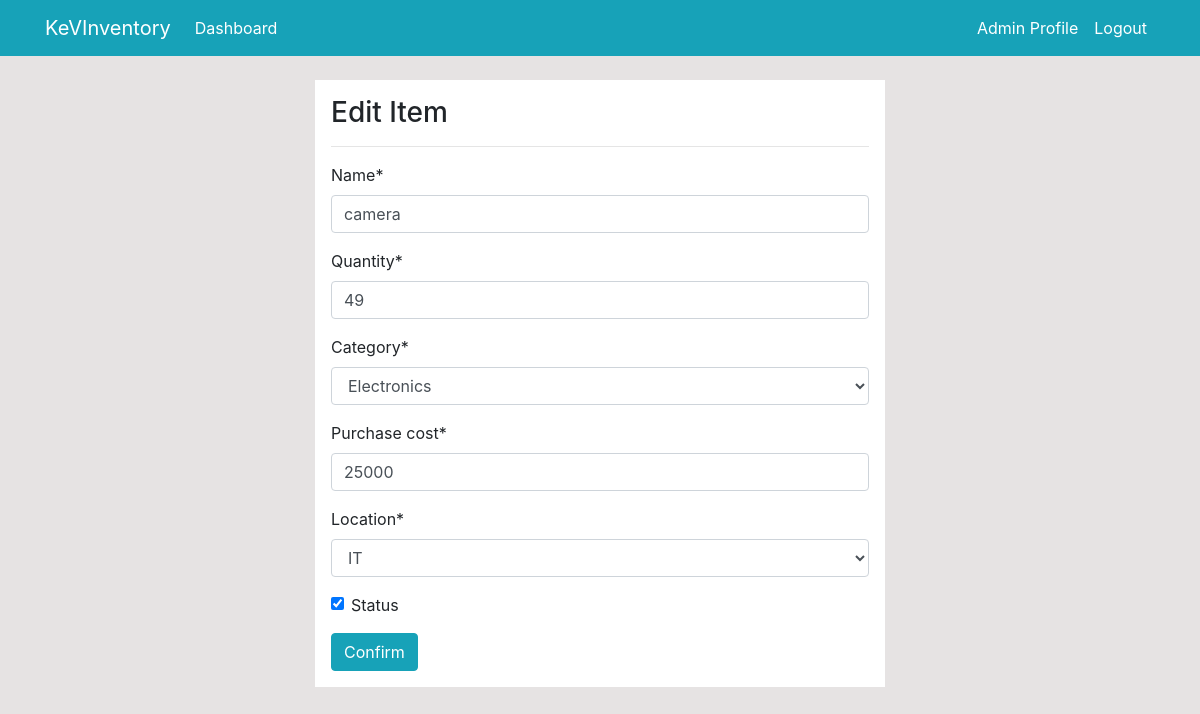
The page /products/edit/16/ (signed in) on the database its author committed.
### dashboard/models.py (models this page shows, shortened)
class Product(models.Model):
    name = models.CharField(max_length=100, null=True)
    quantity = models.PositiveIntegerField(null=True)
    category = models.CharField(max_length=50, choices=CATEGORY, null=True)
    purchase_date = models.DateTimeField(auto_now=True)
    purchase_cost = models.PositiveIntegerField(null=True)
    location = models.CharField(max_length=100, choices=DEPART, null=True)
    status = models.BooleanField(default=False)

### dashboard/decorators.py (the view)
        def wrapper(request, *args, **kwargs):
            group = None
            if request.user.groups.exists():
                group = request.user.groups.all()[0].name
            if group in allowed_roles:
                return view_func(request, *args, **kwargs)
            else:
                return HttpResponse('You are not authorized to view this page')

### dashboard/forms.py
class ProductForm(forms.ModelForm):
    class Meta:
        model = Product
        fields = '__all__'

### dashboard/views.py (called while the page is built)
@login_required(login_url='user-login')
@allowed_users(allowed_roles=['Admin'])
def product_edit(request, pk):
    item = Product.objects.get(id=pk)
    if request.method == 'POST':
        form = ProductForm(request.POST, instance=item)
        if form.is_valid():
            form.save()
            return redirect('dashboard-products')
    else:
        form = ProductForm(instance=item)
    context = {
        'form': form,
    }
    return render(request, 'dashboard/products_edit.html', context)

### templates/dashboard/products_edit.html (shortened to what this page needs)
{% extends 'partials/base.html' %}
{% load crispy_forms_tags %}
{% block content %}
<div class="row my-4">
    <div class="col-md-6 offset-md-3 p-3 bg-white">
        <h3>Edit Item</h3>
        <hr>
        <form>
            {{ form|crispy }}
            <input class="btn btn-info" type="submit" value="Confirm">
        </form>
    </div>
</div>
{% endblock %}

### templates/partials/nav.html (shortened to what this page needs)
<nav class="navbar navbar-expand-lg navbar-info bg-info">
    <div class="container">
        {% if user.is_authenticated %}
        <a class="navbar-brand text-white" href="{% url 'dashboard-index' %}">KeVInventory</a>
        <div class="collapse navbar-collapse" id="navbarSupportedContent">
            <ul class="navbar-nav mr-auto">
                <li class="nav-item active">
                    <a class="nav-link text-white" href="{% url 'dashboard-index' %}">Dashboard </a>
                </li>
            </ul>
            <ul class="navbar-nav ml-auto">
                <li class="nav-item active">
                    <a class="nav-link text-white" href="{% url 'user-profile' %}">{{ user.username }} Profile
                        <span class="sr-only">(current)</span></a>
                </li>
                <li class="nav-item">
                    <a class="nav-link text-white" href="{% url 'user-logout' %}">Logout</a>
                </li>
            </ul>
            {% endif %}
        </div>
    </div>
</nav>

### static/style.css (style rules this page uses)
body { background: rgb(230, 227, 227); }

### rows shown on the page
Product: name "camera", quantity "49", category "Electronics", purchase_cost "25000", location "IT", status "☑"

### other values the page prints
{{ user.username }} "Admin"
